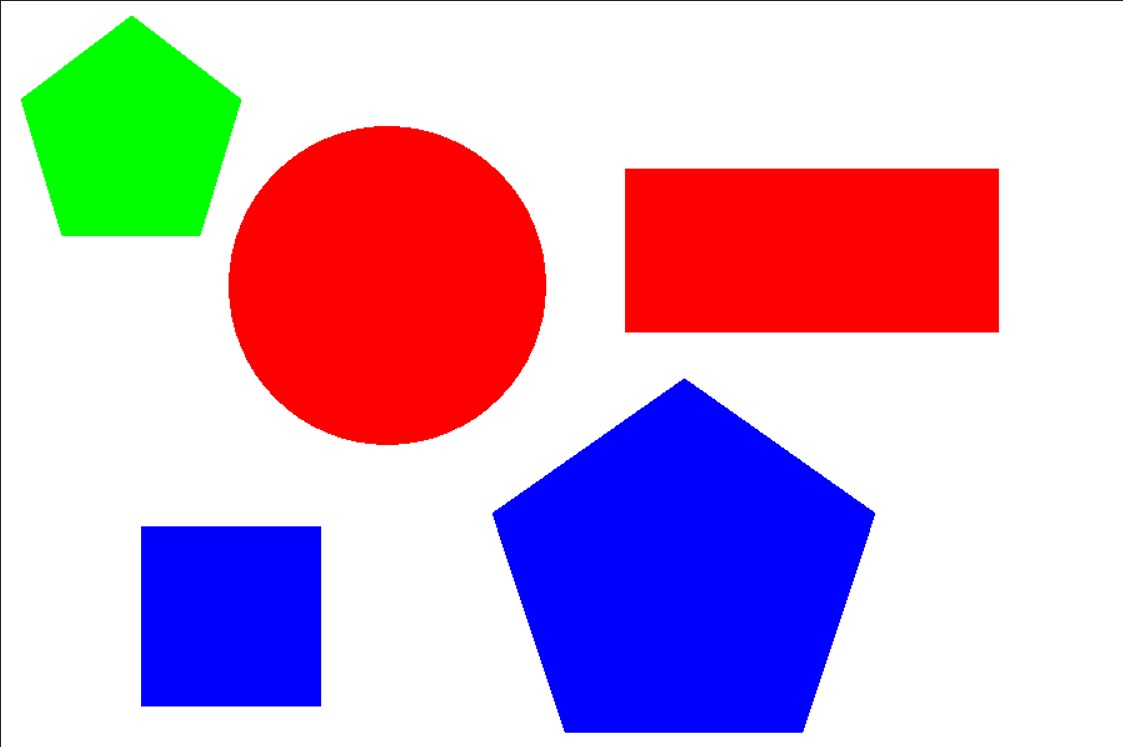
#> input picture test2.jpeg, 1123 x 747 px, given in place of the camera
$ python p5.py
#> lines starting #> are read from the running program, lines starting #| are printed output that depends on the picture; after the words box and inside, x2 and y2 are one past the last pixel; in counts of white or black regions, pixels touching at a corner belong together
# -*- coding: utf-8 -*-
"""
Created on Mon Apr  4 16:49:33 2022

@author: Pranav
"""

#canny
#capture from webcam

import cv2


def canny_webcam():
    "Live capture frames from webcam and show the canny edge image of the captured frames."

    cap = cv2.VideoCapture(0)

    while True:
        ret, frame = cap.read()  # ret gets a boolean value. True if reading is successful (I think). frame is an
#> frame is the input picture: shape (747, 1123, 3); mean B, G, R 201, 173.2, 205.3
        # uint8 numpy.ndarray

        frame = cv2.GaussianBlur(frame, (7, 7), 1.41) #1.41 is the intensity
        frame = cv2.cvtColor(frame, cv2.COLOR_BGR2GRAY)
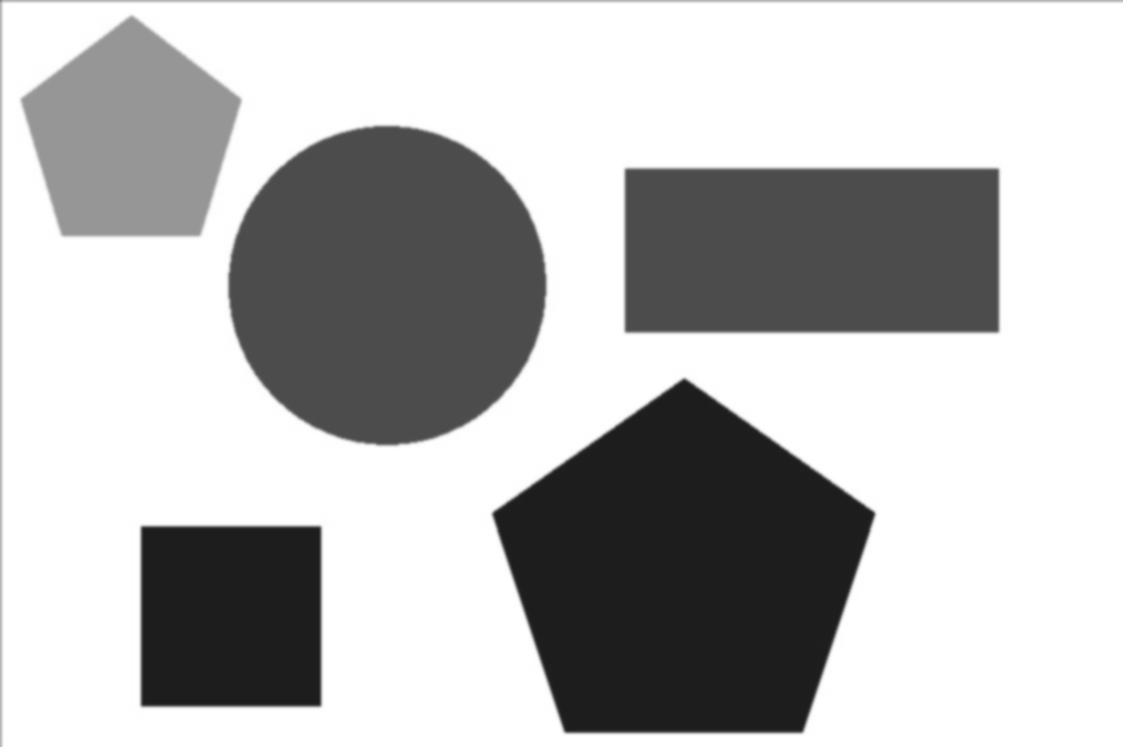
#> frame: shape (747, 1123); min 29, max 255, mean 186.1

        edge = cv2.Canny(frame, 25, 75)
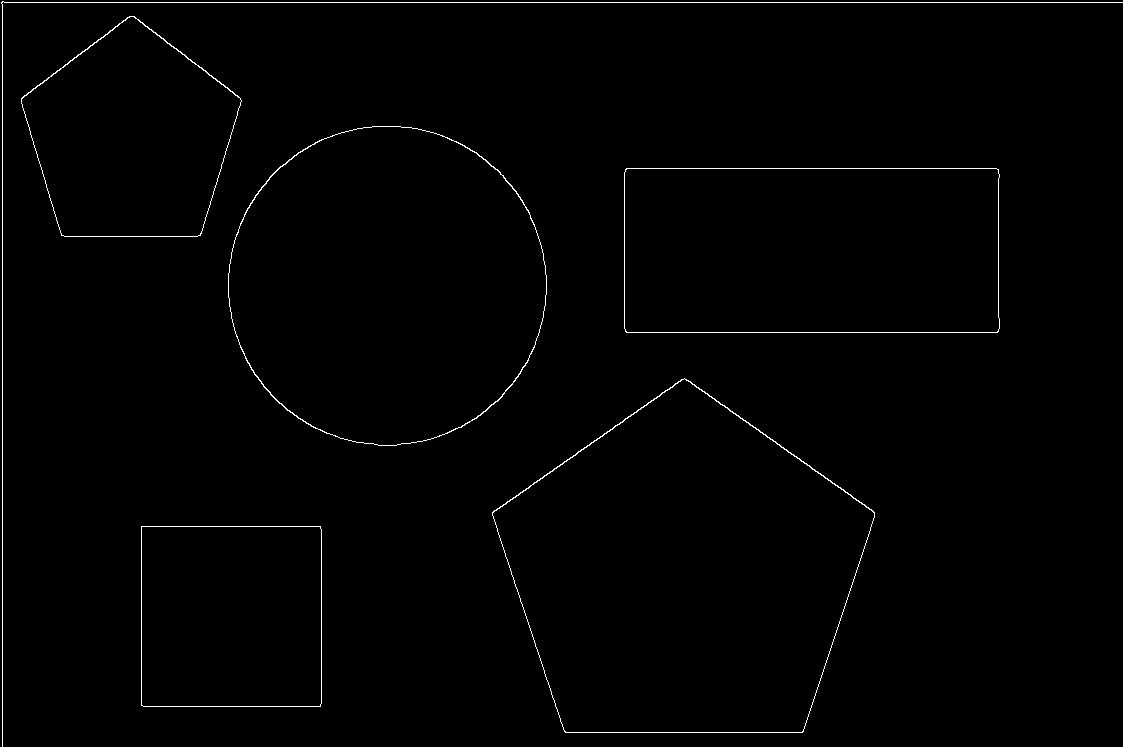
#> edge: shape (747, 1123); 0.83% white in thin lines or dots

        cv2.imshow('Canny Edge', edge)

        if cv2.waitKey(20) == ord('q'):  # Introduce 20 milisecond delay. press q to exit.
#> (key q is pressed here)
            break

canny_webcam()

$ run again, on ieee1.jpeg
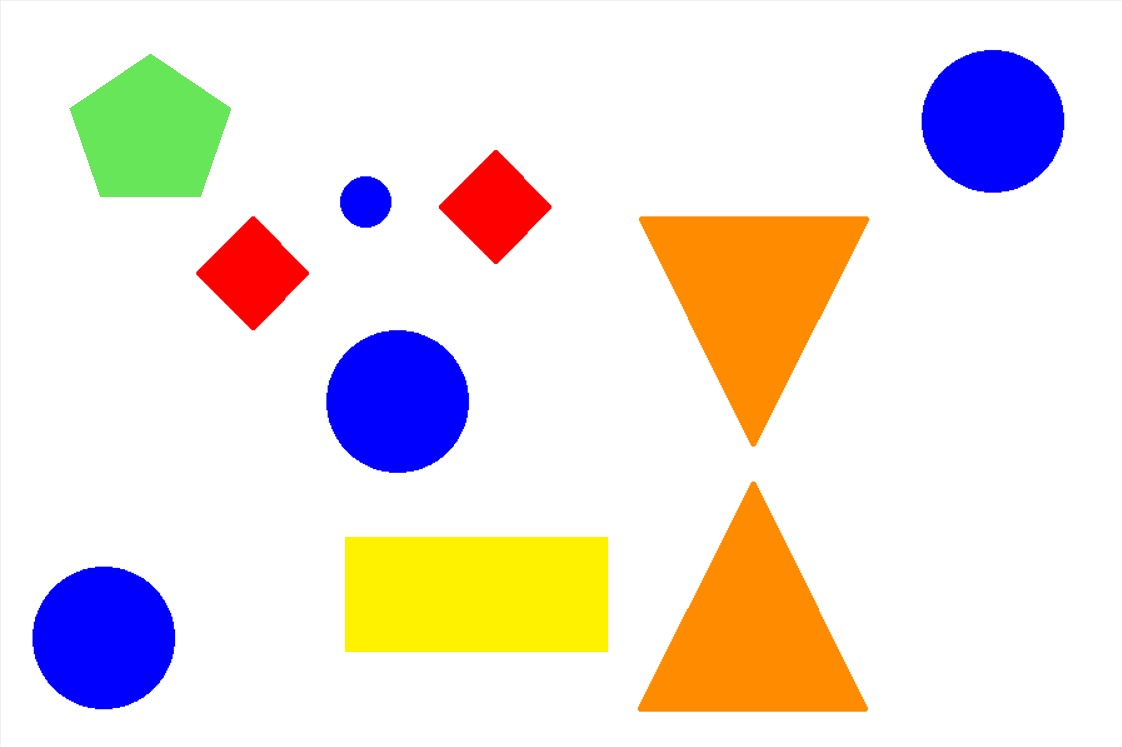
#> input picture ieee1.jpeg, 1122 x 747 px, given in place of the camera
#> in canny_webcam, frame is the input picture: shape (747, 1122, 3); mean B, G, R 221.6, 227.2, 236.6
#> in canny_webcam, `frame = cv2.cvtColor(frame, cv2.COLOR_BGR2GRAY)`:
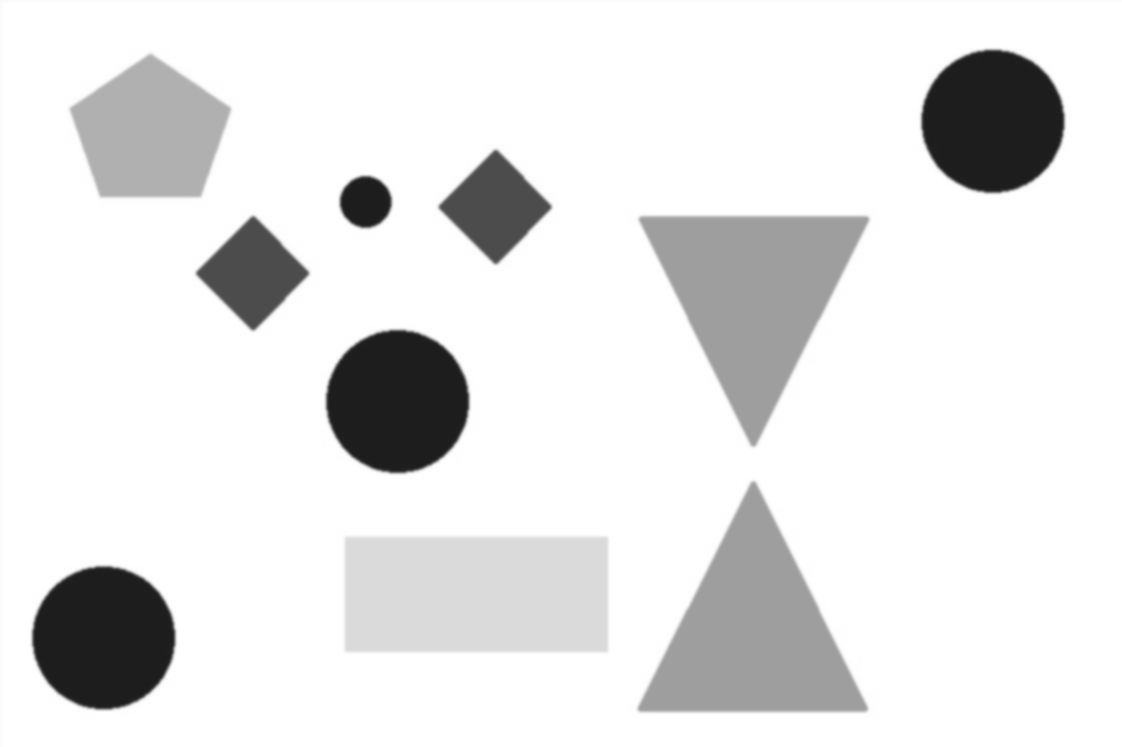
#> frame: shape (747, 1122); min 29, max 255, mean 229.4
#> in canny_webcam, `edge = cv2.Canny(frame, 25, 75)`:
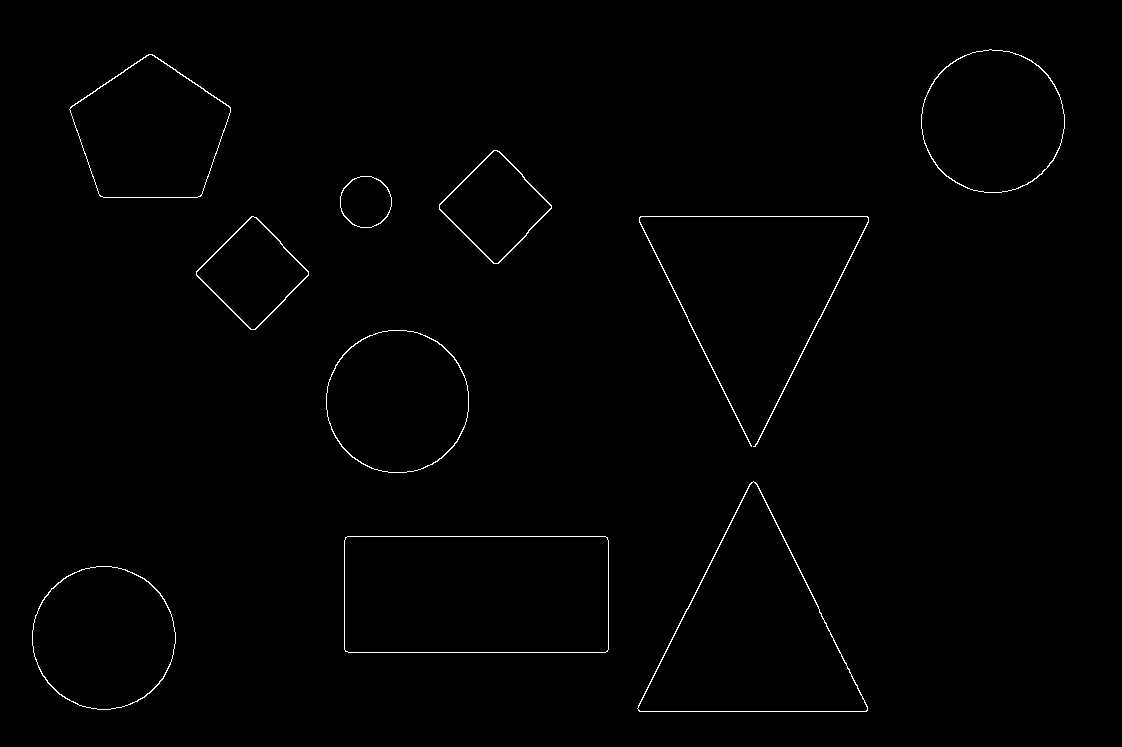
#> edge: shape (747, 1122); 0.69% white in thin lines or dots, all inside (x1, y1, x2, y2) = (32, 49, 1065, 712)
